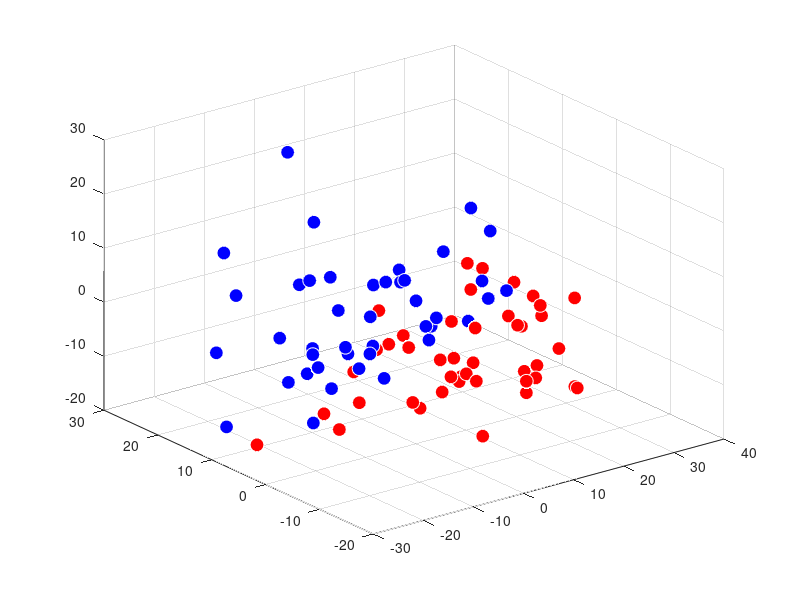
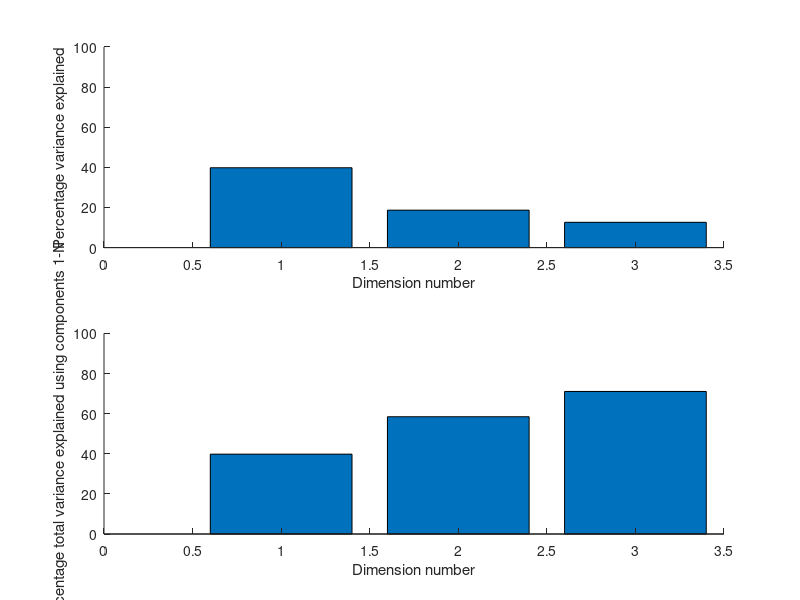
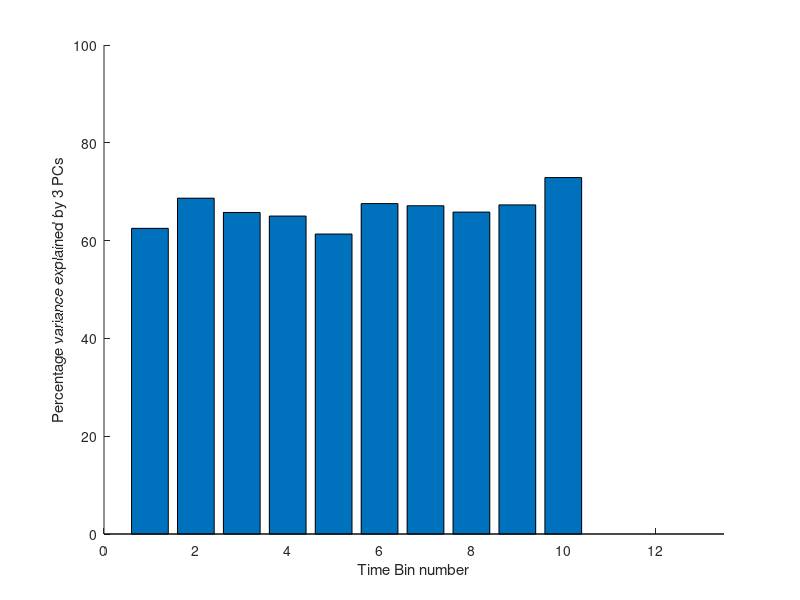

The MATLAB script that drew these images, in order: (Note: this script raises an error after producing the figures.)


load Example3_spikedata_pca_problem

%%

% PCA on Firing rate 
% ----------------
LRcombined = [leftfr; rightfr];
[dim, num_data] = size(LRcombined);  
% dim/trials/obs/datapoints = Ntrials (left+right)
% num_data = number of neurons
% LRcombined or X is a Ntrials x Nneurons matrix

leftidx = 1:size(leftfr,1);
rightidx = size(leftfr,1)+1:size(LRcombined,1);

[COEFF, SCORES, LATENT, TSQUARED, EXPLAINED, MU] = pca(LRcombined);
SCORE = SCORES;
% COEFF returns N_neurons prncipal components in columns, with each PC
% having Nneurons coefficients along original dimensions

% SCORES are the projections: Original data in Ntrials projected along
% the new N_neu dimensions - we will look at the first 3



%% Firing rate Figures

figure('color','w');
scatter3(SCORE(leftidx,1),SCORE(leftidx,2),SCORE(leftidx,3),100,...
                    'filled','MarkerFaceColor','r',...
                        'MarkerEdgeColor','w');                    
hold on,
scatter3(SCORE(rightidx,1),SCORE(rightidx,2),SCORE(rightidx,3),100,...
                    'filled','MarkerFaceColor','b',...
                        'MarkerEdgeColor','w');

                     
figure;
subplot(2,1,1);
bar(EXPLAINED);
ylabel('Percentage variance explained');
xlabel('Dimension number');
box off;
axis([0 3.5 0 100]);

subplot(2,1,2);
bar(cumsum(EXPLAINED));
ylabel('Percentage total variance explained using components 1-N');
xlabel('Dimension number');
box off;
axis([0 3.5 0 100]);
                   


%% 

% PCA on firing rate vectors
% ------------------------

win = [200 800]; %-200ms to 800ms
leftvector=[]; rightvector=[]; %For each timebin, save Ntrial X Nnenuron firing matrix

binsize=100;
Nneu = size(lefttrials,1); 
Nlefttr = length(leftidx);
Nrighttr = length(rightidx);
bins = -win(1):binsize:win(2);
Nbins = length(bins)-1; % histogram will have bins-1 edges

% For each bin, get a NtrxNspk matrix
for i=1:Nbins
    
    storeleftbindata = []; storerightbindata = []; % Reinitialize store for current bin
    for neu = 1:Nneu
        currleft = lefttrials{neu};
        currright = righttrials{neu};
        
        currleftbindata = currleft(:,i); %current neuron's data for timebin i
        storeleftbindata = [storeleftbindata, currleftbindata];
        
        currrightbindata = currright(:,i); %current neuron's data for timebin i
        storerightbindata = [storerightbindata, currrightbindata];    
    end
    
    leftvector{i} = storeleftbindata;
    rightvector{i} = storerightbindata;
    
end

%% 


% Do PCA in each timebin
% ---------------------

store_Scores = []; store_Explained = [];
store_Scores3 = []; store_Explained3 = [];

for i = 1:Nbins
    X_left = leftvector{i};
    X_right = rightvector{i};
    
    LRcombined = [X_left; X_right];
    [COEFF, SCORES, LATENT, TSQUARED, EXPLAINED, MU] = pca(LRcombined);
    SCORE = SCORES;
    
    store_Scores{i} = SCORES;
    store_Explained{i} = EXPLAINED;
    store_Explained3 = [store_Explained3;sum(EXPLAINED(1:3))]; % explain variance in each time bin
    store_Scores3{i} = SCORES(:,1:3); % First 3 components only
end

figure; hold on;
bar(store_Explained3);
ylabel('Percentage variance explained by 3 PCs');
xlabel('Time Bin number');
box off;
axis([0 13.5 0 100]);


%% 


% GET average PCA trajectory for left and right trials, and also per trials 

meanleft=[]; meanright=[];
lefttrials_pc = zeros(Nlefttr,Nbins,3); righttrials_pc =zeros(Nrighttr,Nbins,3);
for i = 1:Nbins
    
    % Store for current bin - mean and err for PCs
    curr_scores = store_Scores3{i};
    currleft_scores = curr_scores(leftidx,:);
    currright_scores = curr_scores(rightidx,:);
    meanleft(i,:) = nanmean(currleft_scores,1);   % For current timebin, save mean of 1st 3 PCs
    meanright(i,:) = nanmean(currright_scores,1); 
    errleft(i,:) = nansem(currleft_scores,1);     % For current timebin, save sem of 1st 3 PCs
    errright(i,:) = nansem(currright_scores,1);
    
    % Gather to plot trial-by-trial
    lefttrials_pc(:,i,:)= currleft_scores;
    righttrials_pc(:,i,:)= currright_scores;
    
end





% 3d plot
figure(99); hold on;
plot3(meanleft(:,1),meanleft(:,2),meanleft(:,3),'ro-', 'LineWidth',4);
plot3(meanright(:,1),meanright(:,2),meanright(:,3),'bx-', 'LineWidth',4);



% 2d plot
figure(100); hold on;
plot(meanleft(:,1),meanleft(:,2),'ro-', 'LineWidth',4);
plot(meanright(:,1),meanright(:,2),'bx-', 'LineWidth',4);


%% 

% 1d plot, with sem/shuffle/95% interval
% -----------------------


timeaxis = -1000*win(1):100:1000*win(2);
timeaxis = timeaxis(1:end-1);

PCnum=1;

% PLOT mean and sem
figure(10); hold on;
plot(timeaxis,meanleft(:,PCnum),'ro-', 'LineWidth',4);
plot(timeaxis,meanleft(:,PCnum)+errleft(:,PCnum),'r--', 'LineWidth',2);
plot(timeaxis,meanleft(:,PCnum)-errleft(:,PCnum),'r--', 'LineWidth',2);

plot(timeaxis,meanright(:,PCnum),'bx-', 'LineWidth',4);
plot(timeaxis,meanright(:,PCnum)+errright(:,PCnum),'b--', 'LineWidth',2);
plot(timeaxis,meanright(:,PCnum)-errright(:,PCnum),'b--', 'LineWidth',2);



keyboard;

